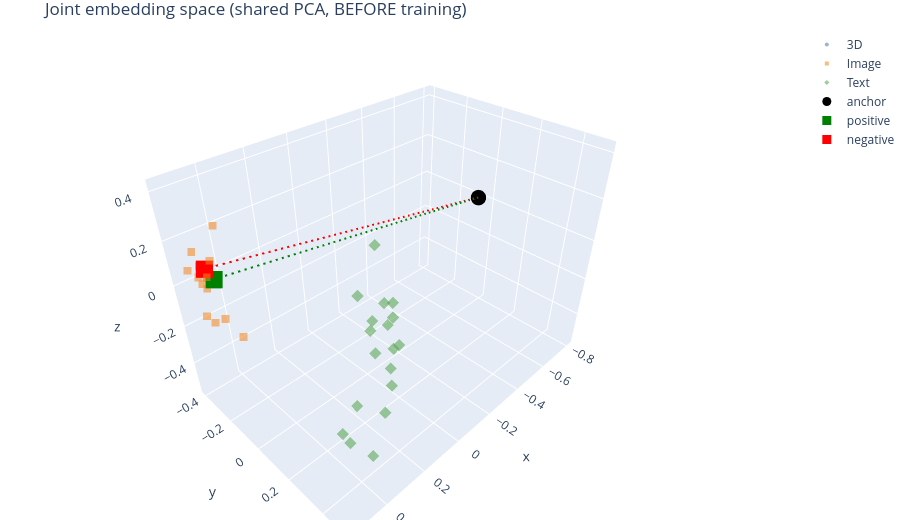

Notebook code for this chart:
### Markdown cell above
## 7. Joint Embedding Space

**Frozen image and text embeddings define the semantic reference space. The 3D
encoder learns to align its representation through relative similarities with
matched and non-matched samples.**

Below we take ~18 objects, compute $\hat{z}_{3D}$, $\hat{z}_{img}$, $\hat{z}_{txt}$
for each, and project **all of them together** through one shared PCA basis (so all
three modalities land in the same 3 axes - this is literally the "joint embedding
space"). We highlight our chair as the **anchor**, its own image embedding as the
**positive**, and an unrelated object's image embedding as the **negative**.

**Two things to keep in mind when reading this plot:**

- **PCA squeezes 1280 dims into 3.** It keeps the directions of largest variance, not
  the distances we care about, so treat it as a qualitative picture - the similarity
  matrices in Section 8 are the quantitative truth.
- **Expect image and text to form separate clouds.** Even in a perfectly trained CLIP,
  image embeddings and text embeddings occupy different regions of the sphere (the
  well-known *modality gap*). Matching pairs are closer to each other *relative to
  non-matching ones*, not literally on top of each other. The 3D points will likewise
  end up as a third cloud - what matters is relative ranking, which is exactly what
  the contrastive loss optimizes.

Because Point-BERT is still untrained, expect the 3D points to look scattered and
*not* obviously closer to their matching image/text points yet - Section 11 revisits
this exact plot after training.

### Code cell
JOINT_SUBSET = manifest[:18]
if chair_record not in JOINT_SUBSET:
    JOINT_SUBSET = [chair_record] + JOINT_SUBSET[:-1]
anchor_idx_in_subset = JOINT_SUBSET.index(chair_record)

model.eval()
batch7 = data_loading.make_batch(JOINT_SUBSET, num_points=1024, seed=100)
with torch.no_grad():
    z3d_batch = F.normalize(model(batch7["xyz"], batch7["features"]), dim=1).numpy()
zimg_batch = batch7["img_feat"].numpy()
ztxt_batch = batch7["text_feat"].numpy()

all_emb = np.concatenate([z3d_batch, zimg_batch, ztxt_batch], axis=0)
n = len(JOINT_SUBSET)
modalities7 = ["3D"] * n + ["Image"] * n + ["Text"] * n
labels7 = batch7["categories"] * 3

pca7 = PCA(n_components=3, random_state=0)
coords7 = pca7.fit_transform(all_emb)

negative_idx_in_subset = (anchor_idx_in_subset + n // 2) % n
highlight = {
    "anchor": anchor_idx_in_subset,                 # 3D chair embedding
    "positive": n + anchor_idx_in_subset,            # chair's own image embedding
    "negative": n + negative_idx_in_subset,          # a different object's image embedding
}

fig7 = viz.plot_joint_embedding_pca(coords7, modalities7, labels7, highlight=highlight,
                                      title="Joint embedding space (shared PCA, BEFORE training)")
fig7.show()

### Figure 1 — Plotly figure (JSON) as saved in the notebook; plotly's stock layout.template omitted (floating-point values rounded to 4 significant figures)
{"data": [{"hoverinfo": "text", "marker": {"color": "#4C78A8", "opacity": 0.55, "size": 4, "symbol": "circle"}, "mode": "markers", "name": "3D", "text": ["chair", "airplane", "airplane", "ashcan", "ashcan", "bag", "bag", "basket", "basket", "bathtub", "bathtub", "bed", "bed", "bench", "bench", "birdhouse", "birdhouse", "bookshelf"], "type": "scatter3d", "x": [-0.7962, -0.7969, -0.7961, -0.7968, -0.7965, -0.7971, -0.7978, -0.7978, -0.7971, -0.7959, -0.7954, -0.7946, -0.7965, -0.7973, -0.7968, -0.7975, -0.7974, -0.7968], "y": [-0.05706, -0.05668, -0.05665, -0.05867, -0.05691, -0.05852, -0.05655, -0.05777, -0.05843, -0.05427, -0.0556, -0.0555, -0.05563, -0.0559, -0.05682, -0.05873, -0.05816, -0.05879], "z": [0.002227, 0.003124, 0.0009521, 0.004111, 0.003443, 0.002876, 0.002421, 0.002738, 0.001925, 0.001875, 0.003076, 0.002222, 0.003745, 0.000918, 0.002836, 0.002326, 0.001954, 0.003946]}, {"hoverinfo": "text", "marker": {"color": "#F58518", "opacity": 0.55, "size": 4, "symbol": "square"}, "mode": "markers", "name": "Image", "text": ["chair", "airplane", "airplane", "ashcan", "ashcan", "bag", "bag", "basket", "basket", "bathtub", "bathtub", "bed", "bed", "bench", "bench", "birdhouse", "birdhouse", "bookshelf"], "type": "scatter3d", "x": [0.4785, 0.4588, 0.4066, 0.4905, 0.4766, 0.5195, 0.5016, 0.5162, 0.4937, 0.4905, 0.5439, 0.5023, 0.5238, 0.5242, 0.4431, 0.4897, 0.5084, 0.4707], "y": [-0.3082, -0.3239, -0.3063, -0.3466, -0.315, -0.3449, -0.3457, -0.2793, -0.3365, -0.3442, -0.369, -0.3595, -0.3154, -0.3428, -0.3021, -0.354, -0.3767, -0.4022], "z": [0.03901, -0.173, -0.2897, 0.07381, 0.1201, 0.05056, 0.06722, 0.08222, 0.0382, 0.07485, 0.08078, 0.08543, 0.03702, 0.1669, 0.2598, -0.1926, -0.1611, -0.05782]}, {"hoverinfo": "text", "marker": {"color": "#54A24B", "opacity": 0.55, "size": 4, "symbol": "diamond"}, "mode": "markers", "name": "Text", "text": ["chair", "airplane", "airplane", "ashcan", "ashcan", "bag", "bag", "basket", "basket", "bathtub", "bathtub", "bed", "bed", "bench", "bench", "birdhouse", "birdhouse", "bookshelf"], "type": "scatter3d", "x": [0.2712, 0.3291, 0.2835, 0.3157, 0.3476, 0.3432, 0.3148, 0.3041, 0.2935, 0.3128, 0.3501, 0.3741, 0.232, 0.2509, 0.2896, 0.3185, 0.3281, 0.2432], "y": [0.4651, 0.3882, 0.4095, 0.4828, 0.4932, 0.5046, 0.4001, 0.3777, 0.3555, 0.4684, 0.3361, 0.3942, 0.3984, 0.3773, 0.3816, 0.199, 0.2554, 0.412], "z": [0.06985, -0.4972, -0.2787, 0.2739, 0.2148, -0.03011, 0.02054, 0.1371, 0.07605, -0.001369, -0.25, 0.2828, 0.1213, 0.1793, 0.4157, -0.5441, -0.5404, 0.002115]}, {"hoverinfo": "text", "marker": {"color": "black", "size": 9, "symbol": "circle"}, "mode": "markers", "name": "anchor", "text": ["anchor: chair"], "type": "scatter3d", "x": [-0.7962], "y": [-0.05706], "z": [0.002227]}, {"hoverinfo": "text", "marker": {"color": "green", "size": 9, "symbol": "square"}, "mode": "markers", "name": "positive", "text": ["positive: chair"], "type": "scatter3d", "x": [0.4785], "y": [-0.3082], "z": [0.03901]}, {"hoverinfo": "text", "marker": {"color": "red", "size": 9, "symbol": "square"}, "mode": "markers", "name": "negative", "text": ["negative: bathtub"], "type": "scatter3d", "x": [0.4905], "y": [-0.3442], "z": [0.07485]}, {"line": {"color": "green", "dash": "dash", "width": 4}, "mode": "lines", "name": "anchor-positive", "showlegend": false, "type": "scatter3d", "x": [-0.7962, 0.4785], "y": [-0.05706, -0.3082], "z": [0.002227, 0.03901]}, {"line": {"color": "red", "dash": "dash", "width": 4}, "mode": "lines", "name": "anchor-negative", "showlegend": false, "type": "scatter3d", "x": [-0.7962, 0.4905], "y": [-0.05706, -0.3442], "z": [0.002227, 0.07485]}], "layout": {"height": 520, "margin": {"b": 0, "l": 0, "r": 0, "t": 30}, "title": {"text": "Joint embedding space (shared PCA, BEFORE training)"}}}
